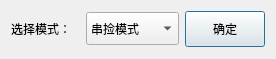
<?xml version="1.0" encoding="UTF-8"?>
<ui version="4.0">
 <class>LoginDialog</class>
 <widget class="QDialog" name="LoginDialog">
  <property name="geometry">
   <rect>
    <x>0</x>
    <y>0</y>
    <width>276</width>
    <height>59</height>
   </rect>
  </property>
  <property name="windowTitle">
   <string>Dialog</string>
  </property>
  <layout class="QGridLayout" name="gridLayout">
   <item row="0" column="0">
    <layout class="QHBoxLayout" name="horizontalLayout">
     <item>
      <widget class="QLabel" name="label">
       <property name="text">
        <string>选择模式：</string>
       </property>
      </widget>
     </item>
     <item>
      <widget class="QComboBox" name="cmbModel">
       <property name="minimumSize">
        <size>
         <width>0</width>
         <height>33</height>
        </size>
       </property>
       <item>
        <property name="text">
         <string>串捡模式</string>
        </property>
       </item>
       <item>
        <property name="text">
         <string>EL模式</string>
        </property>
       </item>
       <item>
        <property name="text">
         <string>EL外观模式</string>
        </property>
       </item>
       <item>
        <property name="text">
         <string>上外观模式</string>
        </property>
       </item>
      </widget>
     </item>
     <item>
      <widget class="QPushButton" name="btnOK">
       <property name="minimumSize">
        <size>
         <width>0</width>
         <height>36</height>
        </size>
       </property>
       <property name="text">
        <string>确定</string>
       </property>
      </widget>
     </item>
    </layout>
   </item>
  </layout>
 </widget>
 <resources/>
 <connections/>
</ui>
